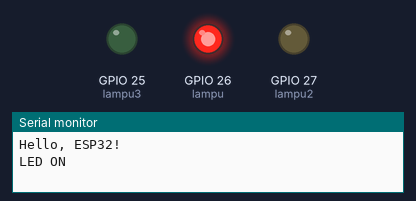
Recording of a program running on a simulated ESP32. On the bench: output pins drawn as LEDs (lit = HIGH), the last lines printed to the serial monitor.

Above: at 0.5 s.
At 2.5 s:
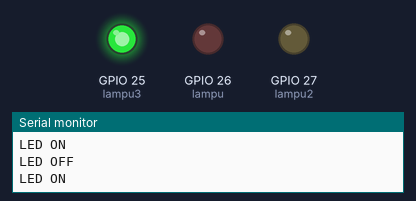
At 4.5 s:
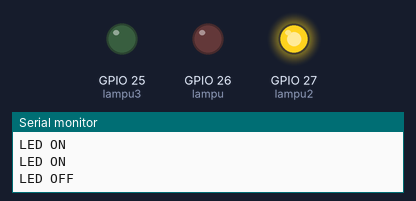
Timing chart, 0 to 6.9 s (numbered marks = the images above):
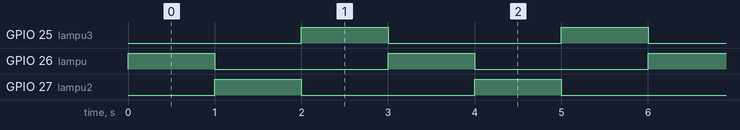

Measured:
- by itself, GPIO 25 (lampu3), GPIO 26 (lampu), GPIO 27 (lampu2): alternates HIGH for 1.0 s and LOW for 2.0 s
- by itself, everything shown: repeats every 3.0 s, in 3 steps

The program:

main.cpp
```cpp
#include <Arduino.h> // wajib untuk platformIO + ESP32

// Deklarasi pin LED
int lampu=26;
int lampu2=27;
int lampu3=25;

void setup() {
  // put your setup code here, to run once:
  Serial.begin(115200);
  Serial.println("Hello, ESP32!");
  pinMode(lampu, OUTPUT);
  pinMode(lampu2, OUTPUT);
  pinMode(lampu3, OUTPUT);
}

void loop() {
  digitalWrite(lampu, HIGH);
  digitalWrite(lampu2, LOW);
  digitalWrite(lampu3, LOW);
  Serial.println("LED ON");


  // put your main code here, to run repeatedly:
  delay(1000); // this speeds up the simulation


  digitalWrite(lampu, LOW);
  digitalWrite(lampu2, HIGH);
  digitalWrite(lampu3, LOW);
  Serial.println("LED OFF");

  delay(1000);

  digitalWrite(lampu, LOW);
  digitalWrite(lampu2, LOW);
  digitalWrite(lampu3, HIGH);
  Serial.println("LED ON");

  delay(1000);
}
```
